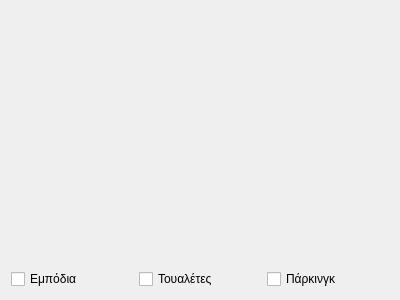
<?xml version="1.0" encoding="UTF-8"?>
<ui version="4.0">
 <class>Form</class>
 <widget class="QWidget" name="Form">
  <property name="geometry">
   <rect>
    <x>0</x>
    <y>0</y>
    <width>400</width>
    <height>300</height>
   </rect>
  </property>
  <property name="windowTitle">
   <string>Form</string>
  </property>
  <layout class="QVBoxLayout" name="verticalLayout_2">
   <item>
    <layout class="QGridLayout" name="gridLayout_2">
     <item row="2" column="0">
      <layout class="QHBoxLayout" name="horizontalLayout">
       <item>
        <widget class="QCheckBox" name="checkBox_3">
         <property name="text">
          <string>Εμπόδια</string>
         </property>
        </widget>
       </item>
       <item>
        <widget class="QCheckBox" name="checkBox">
         <property name="text">
          <string>Τουαλέτες</string>
         </property>
        </widget>
       </item>
       <item>
        <widget class="QCheckBox" name="checkBox_2">
         <property name="text">
          <string>Πάρκινγκ</string>
         </property>
        </widget>
       </item>
      </layout>
     </item>
     <item row="0" column="0" rowspan="2">
      <widget class="QWidget" name="widget" native="true"/>
     </item>
    </layout>
   </item>
  </layout>
 </widget>
 <resources/>
 <connections/>
</ui>
